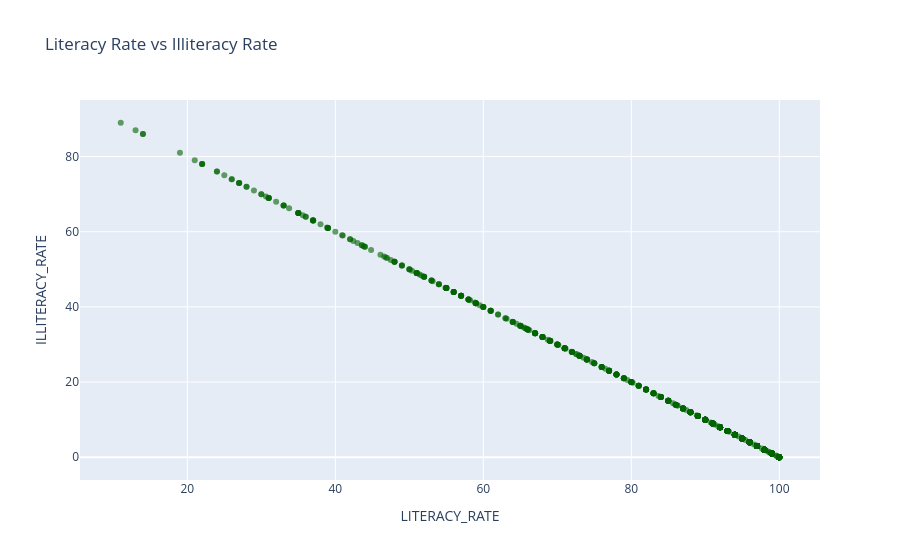

Here is the notebook cell this chart was saved with:
### Markdown cell above
### Bivariate Analysis (df_ill)

### Code cell
fig = px.scatter(df_ill, x='LITERACY_RATE', y='ILLITERACY_RATE', 
                 hover_name='COUNTRY', hover_data=['YEAR'],
                 title='Literacy Rate vs Illiteracy Rate', 
                 color_discrete_sequence=['darkgreen'], opacity=0.6)
fig.show()

### Figure 1 — Plotly figure (JSON) as saved in the notebook; plotly's stock layout.template omitted (floating-point values rounded to 4 significant figures; data arrays with more than 128 entries replaced by an {"elided": "..."} marker saying what was removed)
{"data": [{"customdata": {"elided": "833x1 int values"}, "hovertemplate": "<b>%{hovertext}</b><br><br>LITERACY_RATE=%{x}<br>ILLITERACY_RATE=%{y}<br>YEAR=%{customdata[0]}<extra></extra>", "hovertext": {"elided": "833 str values"}, "legendgroup": "", "marker": {"color": "darkgreen", "opacity": 0.6, "symbol": "circle"}, "mode": "markers", "name": "", "orientation": "v", "showlegend": false, "type": "scatter", "x": {"elided": "833 float values"}, "xaxis": "x", "y": {"elided": "833 float values"}, "yaxis": "y"}], "layout": {"legend": {"tracegroupgap": 0}, "title": {"text": "Literacy Rate vs Illiteracy Rate"}, "xaxis": {"anchor": "y", "domain": [0, 1], "title": {"text": "LITERACY_RATE"}}, "yaxis": {"anchor": "x", "domain": [0, 1], "title": {"text": "ILLITERACY_RATE"}}}}
